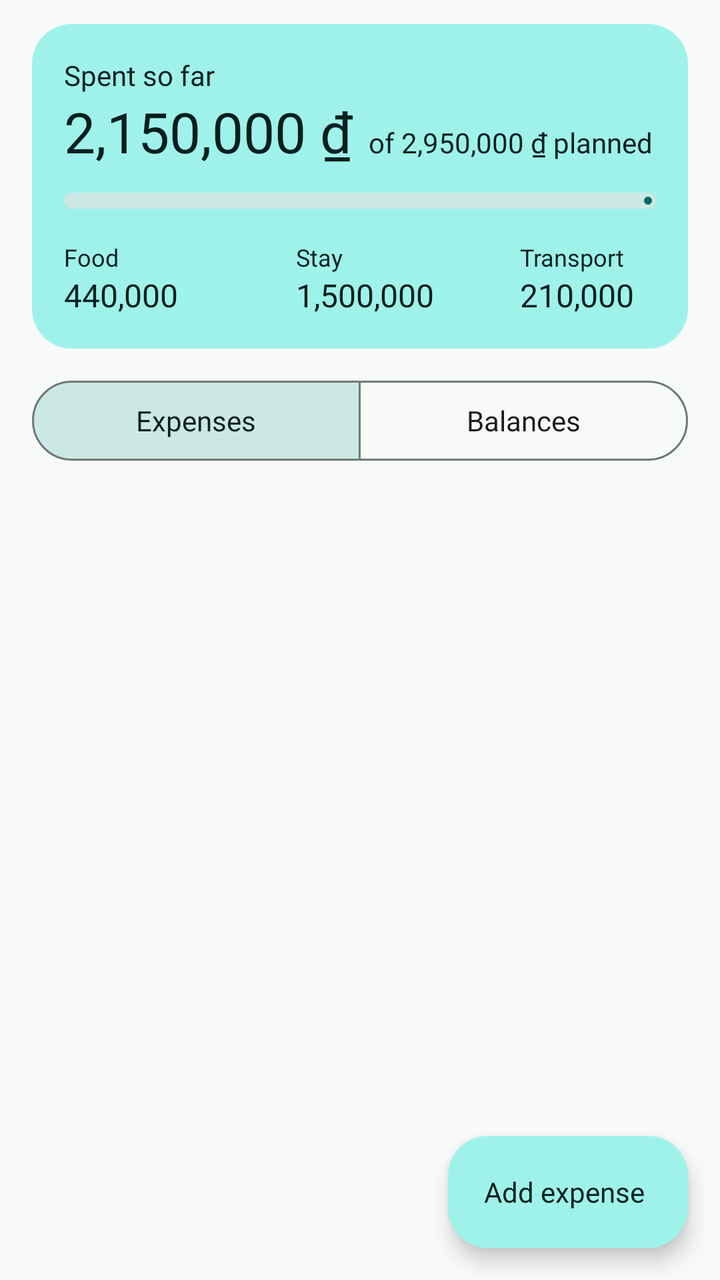
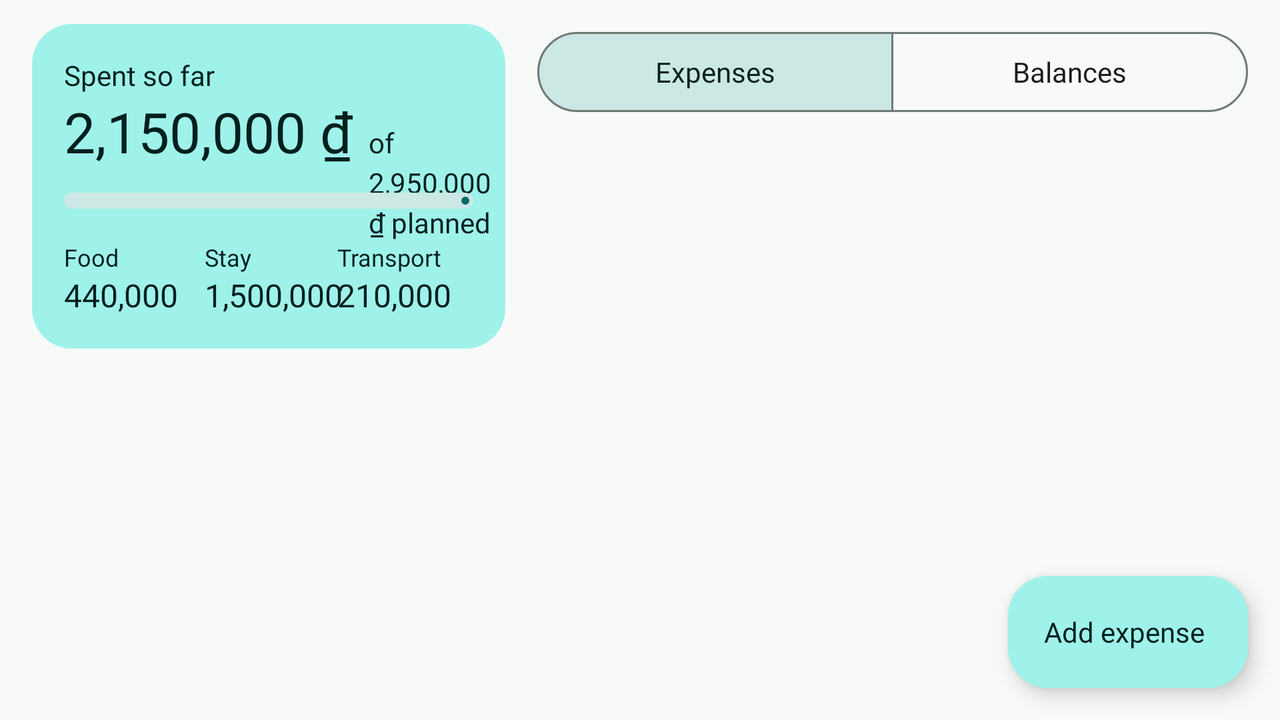

Two renders of one Android screen. The first uses the default layout on a phone; the second uses the alternative layout the repository ships for a different screen configuration, on a matching device. The two XML files are below.
<!-- AndroidManifest.xml: application theme Theme.TripPocket -->
<!-- res/layout/fragment_expenses.xml -->
<?xml version="1.0" encoding="utf-8"?>
<androidx.constraintlayout.widget.ConstraintLayout xmlns:android="http://schemas.android.com/apk/res/android"
    xmlns:app="http://schemas.android.com/apk/res-auto"
    xmlns:tools="http://schemas.android.com/tools"
    android:layout_width="match_parent"
    android:layout_height="match_parent"
    tools:context=".ui.expenses.ExpensesFragment">

    
    <View
        android:id="@+id/vSummaryPanel"
        android:layout_width="0dp"
        android:layout_height="0dp"
        android:layout_marginHorizontal="@dimen/screen_margin"
        android:layout_marginTop="@dimen/space_md"
        android:background="@drawable/bg_summary_panel"
        app:layout_constraintBottom_toBottomOf="@id/spaceSummaryBottom"
        app:layout_constraintEnd_toEndOf="parent"
        app:layout_constraintStart_toStartOf="parent"
        app:layout_constraintTop_toTopOf="parent"
        app:layout_constraintWidth_max="@dimen/content_max_width" />

    <TextView
        android:id="@+id/tvSpentLabel"
        android:layout_width="wrap_content"
        android:layout_height="wrap_content"
        android:layout_marginStart="@dimen/space_lg"
        android:layout_marginTop="@dimen/space_lg"
        android:text="@string/expenses_spent_label"
        android:textAppearance="@style/TextAppearance.TripPocket.Overline"
        android:textColor="?attr/colorOnPrimaryContainer"
        app:layout_constraintStart_toStartOf="@id/vSummaryPanel"
        app:layout_constraintTop_toTopOf="@id/vSummaryPanel" />

    <com.google.android.material.button.MaterialButton
        android:id="@+id/btnShare"
        style="?attr/materialIconButtonStyle"
        android:layout_width="wrap_content"
        android:layout_height="wrap_content"
        android:layout_marginTop="@dimen/space_xs"
        android:layout_marginEnd="@dimen/space_xs"
        android:contentDescription="@string/expenses_share"
        app:icon="@drawable/ic_share"
        app:iconTint="?attr/colorOnPrimaryContainer"
        app:layout_constraintEnd_toEndOf="@id/vSummaryPanel"
        app:layout_constraintTop_toTopOf="@id/vSummaryPanel" />

    
    <TextView
        android:id="@+id/tvSpentTotal"
        android:layout_width="wrap_content"
        android:layout_height="wrap_content"
        android:textAppearance="?attr/textAppearanceHeadlineMedium"
        android:textColor="?attr/colorOnPrimaryContainer"
        app:layout_constraintEnd_toStartOf="@id/tvPlanned"
        app:layout_constraintHorizontal_bias="0"
        app:layout_constraintHorizontal_chainStyle="packed"
        app:layout_constraintStart_toStartOf="@id/tvSpentLabel"
        app:layout_constraintTop_toBottomOf="@id/tvSpentLabel"
        tools:text="2,150,000 ₫" />

    <TextView
        android:id="@+id/tvPlanned"
        android:layout_width="wrap_content"
        android:layout_height="wrap_content"
        android:layout_marginStart="@dimen/space_sm"
        android:textAppearance="?attr/textAppearanceBodyMedium"
        android:textColor="?attr/colorOnPrimaryContainer"
        app:layout_constrainedWidth="true"
        app:layout_constraintBaseline_toBaselineOf="@id/tvSpentTotal"
        app:layout_constraintEnd_toEndOf="@id/btnShare"
        app:layout_constraintStart_toEndOf="@id/tvSpentTotal"
        tools:text="of 2,950,000 ₫ planned" />

    <com.google.android.material.progressindicator.LinearProgressIndicator
        android:id="@+id/progressBudget"
        android:layout_width="0dp"
        android:layout_height="wrap_content"
        android:layout_marginHorizontal="@dimen/space_lg"
        android:layout_marginTop="@dimen/space_md"
        android:max="100"
        app:layout_constraintEnd_toEndOf="@id/vSummaryPanel"
        app:layout_constraintStart_toStartOf="@id/vSummaryPanel"
        app:layout_constraintTop_toBottomOf="@id/tvSpentTotal"
        app:trackCornerRadius="4dp"
        app:trackThickness="8dp"
        tools:progress="73" />

    
    <TextView
        android:id="@+id/tvFoodLabel"
        android:layout_width="wrap_content"
        android:layout_height="wrap_content"
        android:layout_marginStart="@dimen/space_lg"
        android:layout_marginTop="@dimen/space_lg"
        android:text="@string/expenses_category_food"
        android:textAppearance="?attr/textAppearanceLabelMedium"
        android:textColor="?attr/colorOnPrimaryContainer"
        app:layout_constraintEnd_toStartOf="@id/tvStayLabel"
        app:layout_constraintHorizontal_chainStyle="spread_inside"
        app:layout_constraintStart_toStartOf="@id/vSummaryPanel"
        app:layout_constraintTop_toBottomOf="@id/progressBudget" />

    <TextView
        android:id="@+id/tvStayLabel"
        android:layout_width="wrap_content"
        android:layout_height="wrap_content"
        android:text="@string/expenses_category_stay"
        android:textAppearance="?attr/textAppearanceLabelMedium"
        android:textColor="?attr/colorOnPrimaryContainer"
        app:layout_constraintEnd_toStartOf="@id/tvTransportLabel"
        app:layout_constraintStart_toEndOf="@id/tvFoodLabel"
        app:layout_constraintTop_toTopOf="@id/tvFoodLabel" />

    <TextView
        android:id="@+id/tvTransportLabel"
        android:layout_width="wrap_content"
        android:layout_height="wrap_content"
        android:layout_marginEnd="@dimen/space_xxl"
        android:text="@string/expenses_category_transport"
        android:textAppearance="?attr/textAppearanceLabelMedium"
        android:textColor="?attr/colorOnPrimaryContainer"
        app:layout_constraintEnd_toEndOf="@id/vSummaryPanel"
        app:layout_constraintStart_toEndOf="@id/tvStayLabel"
        app:layout_constraintTop_toTopOf="@id/tvFoodLabel" />

    <TextView
        android:id="@+id/tvFoodValue"
        android:layout_width="wrap_content"
        android:layout_height="wrap_content"
        android:textAppearance="@style/TextAppearance.TripPocket.Money"
        android:textColor="?attr/colorOnPrimaryContainer"
        app:layout_constraintStart_toStartOf="@id/tvFoodLabel"
        app:layout_constraintTop_toBottomOf="@id/tvFoodLabel"
        tools:text="440,000" />

    <TextView
        android:id="@+id/tvStayValue"
        android:layout_width="wrap_content"
        android:layout_height="wrap_content"
        android:textAppearance="@style/TextAppearance.TripPocket.Money"
        android:textColor="?attr/colorOnPrimaryContainer"
        app:layout_constraintStart_toStartOf="@id/tvStayLabel"
        app:layout_constraintTop_toBottomOf="@id/tvStayLabel"
        tools:text="1,500,000" />

    <TextView
        android:id="@+id/tvTransportValue"
        android:layout_width="wrap_content"
        android:layout_height="wrap_content"
        android:textAppearance="@style/TextAppearance.TripPocket.Money"
        android:textColor="?attr/colorOnPrimaryContainer"
        app:layout_constraintStart_toStartOf="@id/tvTransportLabel"
        app:layout_constraintTop_toBottomOf="@id/tvTransportLabel"
        tools:text="210,000" />

    <Space
        android:id="@+id/spaceSummaryBottom"
        android:layout_width="0dp"
        android:layout_height="@dimen/space_lg"
        app:layout_constraintEnd_toEndOf="@id/vSummaryPanel"
        app:layout_constraintStart_toStartOf="@id/vSummaryPanel"
        app:layout_constraintTop_toBottomOf="@id/tvFoodValue" />

    
    <com.google.android.material.button.MaterialButtonToggleGroup
        android:id="@+id/toggleMode"
        android:layout_width="0dp"
        android:layout_height="wrap_content"
        android:layout_marginTop="@dimen/space_md"
        app:checkedButton="@id/btnModeExpenses"
        app:layout_constraintEnd_toEndOf="@id/vSummaryPanel"
        app:layout_constraintStart_toStartOf="@id/vSummaryPanel"
        app:layout_constraintTop_toBottomOf="@id/vSummaryPanel"
        app:selectionRequired="true"
        app:singleSelection="true">

        <com.google.android.material.button.MaterialButton
            android:id="@+id/btnModeExpenses"
            style="?attr/materialButtonOutlinedStyle"
            android:layout_width="0dp"
            android:layout_height="wrap_content"
            android:layout_weight="1"
            android:text="@string/expenses_tab_list" />

        <com.google.android.material.button.MaterialButton
            android:id="@+id/btnModeBalances"
            style="?attr/materialButtonOutlinedStyle"
            android:layout_width="0dp"
            android:layout_height="wrap_content"
            android:layout_weight="1"
            android:text="@string/expenses_tab_balances" />
    </com.google.android.material.button.MaterialButtonToggleGroup>

    <androidx.recyclerview.widget.RecyclerView
        android:id="@+id/rvExpenses"
        android:layout_width="0dp"
        android:layout_height="0dp"
        android:layout_marginTop="@dimen/space_sm"
        android:clipToPadding="false"
        android:paddingBottom="@dimen/fab_clearance"
        app:layout_constraintBottom_toBottomOf="parent"
        app:layout_constraintEnd_toEndOf="parent"
        app:layout_constraintStart_toStartOf="parent"
        app:layout_constraintTop_toBottomOf="@id/toggleMode"
        app:layout_constraintWidth_max="@dimen/content_max_width"
        tools:itemCount="4"
        tools:listitem="@layout/item_expense" />

    
    <TextView
        android:id="@+id/tvEmptyExpenses"
        android:layout_width="0dp"
        android:layout_height="wrap_content"
        android:layout_marginHorizontal="@dimen/space_xxl"
        android:gravity="center"
        android:text="@string/expenses_empty_body"
        android:textAppearance="?attr/textAppearanceBodyMedium"
        android:textColor="?attr/colorOnSurfaceVariant"
        android:visibility="gone"
        app:layout_constraintBottom_toBottomOf="parent"
        app:layout_constraintEnd_toEndOf="parent"
        app:layout_constraintStart_toStartOf="parent"
        app:layout_constraintTop_toBottomOf="@id/toggleMode" />

    <com.google.android.material.floatingactionbutton.ExtendedFloatingActionButton
        android:id="@+id/fabAddExpense"
        style="@style/Widget.Material3.ExtendedFloatingActionButton.Icon.Primary"
        android:layout_width="wrap_content"
        android:layout_height="wrap_content"
        android:layout_margin="@dimen/screen_margin"
        android:text="@string/expenses_add"
        app:icon="@drawable/ic_add"
        app:layout_constraintBottom_toBottomOf="parent"
        app:layout_constraintEnd_toEndOf="parent" />

</androidx.constraintlayout.widget.ConstraintLayout>
<!-- resources referenced by this layout -->
<resources>
  <dimen name="content_max_width">720dp</dimen>
  <dimen name="fab_clearance">88dp</dimen>
  <dimen name="screen_margin">16dp</dimen>
  <dimen name="space_lg">16dp</dimen>
  <dimen name="space_md">12dp</dimen>
  <dimen name="space_sm">8dp</dimen>
  <dimen name="space_xs">4dp</dimen>
  <dimen name="space_xxl">32dp</dimen>
  <string name="expenses_add">Add expense</string>
  <string name="expenses_category_food">Food</string>
  <string name="expenses_category_stay">Stay</string>
  <string name="expenses_category_transport">Transport</string>
  <string name="expenses_empty_body">Add the first cost and TripPocket will split it for you.</string>
  <string name="expenses_share">Share summary</string>
  <string name="expenses_spent_label">Spent so far</string>
  <string name="expenses_tab_balances">Balances</string>
  <string name="expenses_tab_list">Expenses</string>
  <style name="Theme.TripPocket" parent="Base.Theme.TripPocket" />
  <dimen name="card_corner_radius">20dp</dimen>
  <color name="md_primary">#006A65</color>
  <color name="md_on_primary">#FFFFFF</color>
  <color name="md_primary_container">#9FF2EA</color>
  <color name="md_on_primary_container">#00201E</color>
  <!-- from res/values-night/ (not used when drawing this layout) -->
  <color name="md_inverse_primary">#573AD6</color>
  <color name="md_secondary">#4A6360</color>
  <color name="md_on_secondary">#FFFFFF</color>
  <color name="md_secondary_container">#CCE8E4</color>
  <color name="md_on_secondary_container">#051F1D</color>
  <color name="md_tertiary">#8B5000</color>
  <color name="md_on_tertiary">#FFFFFF</color>
  <color name="md_tertiary_container">#FFDCBE</color>
  <color name="md_on_tertiary_container">#2C1600</color>
  <color name="md_error">#BA1A1A</color>
  <color name="md_on_error">#FFFFFF</color>
  <color name="md_error_container">#FFDAD6</color>
  <color name="md_on_error_container">#410002</color>
  <color name="md_background">#F7FAF8</color>
  <color name="md_on_background">#191C1C</color>
  <color name="md_surface">#F7FAF8</color>
  <color name="md_on_surface">#191C1C</color>
  <color name="md_surface_variant">#DAE5E2</color>
  <color name="md_on_surface_variant">#3F4947</color>
  <!-- from res/values-night/ (not used when drawing this layout) -->
  <color name="md_surface_container_lowest">#0E0A19</color>
  <color name="md_surface_container_low">#F1F4F2</color>
  <color name="md_surface_container">#EBEFEC</color>
  <color name="md_surface_container_high">#E5E9E7</color>
  <!-- from res/values-night/ (not used when drawing this layout) -->
  <color name="md_surface_container_highest">#39314F</color>
  <!-- from res/values-night/ (not used when drawing this layout) -->
  <color name="md_surface_bright">#403755</color>
  <!-- from res/values-night/ (not used when drawing this layout) -->
  <color name="md_surface_dim">#141023</color>
  <!-- from res/values-night/ (not used when drawing this layout) -->
  <color name="md_inverse_surface">#EEE8FA</color>
  <!-- from res/values-night/ (not used when drawing this layout) -->
  <color name="md_inverse_on_surface">#322C40</color>
  <color name="md_outline">#6F7977</color>
  <color name="md_outline_variant">#BEC9C6</color>
  <style name="ShapeAppearance.TripPocket.Corner8" parent="">
          <item name="cornerFamily">rounded</item>
          <item name="cornerSize">8dp</item>
      </style>
  <style name="ShapeAppearance.TripPocket.Corner28" parent="">
          <item name="cornerFamily">rounded</item>
          <item name="cornerSize">28dp</item>
      </style>
  <style name="Widget.TripPocket.Card" parent="Widget.Material3.CardView.Filled">
          <item name="cardBackgroundColor">@color/trip_card_surface</item>
      </style>
  <style name="ShapeAppearance.TripPocket.Pill" parent="">
          <item name="cornerFamily">rounded</item>
          <item name="cornerSize">50%</item>
      </style>
  <!-- from res/values-night/ (not used when drawing this layout) -->
  <color name="trip_card_surface">#1D182D</color>
  <!-- some entries are left out for length -->
</resources>
<!-- res/layout-land/fragment_expenses.xml (the repository's variant of the layout above) -->
<!-- drawn on the phone turned sideways -->
<?xml version="1.0" encoding="utf-8"?>
<androidx.constraintlayout.widget.ConstraintLayout xmlns:android="http://schemas.android.com/apk/res/android"
    xmlns:app="http://schemas.android.com/apk/res-auto"
    xmlns:tools="http://schemas.android.com/tools"
    android:layout_width="match_parent"
    android:layout_height="match_parent"
    tools:context=".ui.expenses.ExpensesFragment">

    <androidx.constraintlayout.widget.Guideline
        android:id="@+id/guideColumns"
        android:layout_width="wrap_content"
        android:layout_height="wrap_content"
        android:orientation="vertical"
        app:layout_constraintGuide_percent="0.42" />

    
    <View
        android:id="@+id/vSummaryPanel"
        android:layout_width="0dp"
        android:layout_height="0dp"
        android:layout_marginHorizontal="@dimen/screen_margin"
        android:layout_marginTop="@dimen/space_md"
        android:background="@drawable/bg_summary_panel"
        app:layout_constraintBottom_toBottomOf="@id/spaceSummaryBottom"
        app:layout_constraintEnd_toEndOf="@id/guideColumns"
        app:layout_constraintStart_toStartOf="parent"
        app:layout_constraintTop_toTopOf="parent" />

    <TextView
        android:id="@+id/tvSpentLabel"
        android:layout_width="wrap_content"
        android:layout_height="wrap_content"
        android:layout_marginStart="@dimen/space_lg"
        android:layout_marginTop="@dimen/space_lg"
        android:text="@string/expenses_spent_label"
        android:textAppearance="@style/TextAppearance.TripPocket.Overline"
        android:textColor="?attr/colorOnPrimaryContainer"
        app:layout_constraintStart_toStartOf="@id/vSummaryPanel"
        app:layout_constraintTop_toTopOf="@id/vSummaryPanel" />

    <com.google.android.material.button.MaterialButton
        android:id="@+id/btnShare"
        style="?attr/materialIconButtonStyle"
        android:layout_width="wrap_content"
        android:layout_height="wrap_content"
        android:layout_marginTop="@dimen/space_xs"
        android:layout_marginEnd="@dimen/space_xs"
        android:contentDescription="@string/expenses_share"
        app:icon="@drawable/ic_share"
        app:iconTint="?attr/colorOnPrimaryContainer"
        app:layout_constraintEnd_toEndOf="@id/vSummaryPanel"
        app:layout_constraintTop_toTopOf="@id/vSummaryPanel" />

    
    <TextView
        android:id="@+id/tvSpentTotal"
        android:layout_width="wrap_content"
        android:layout_height="wrap_content"
        android:textAppearance="?attr/textAppearanceHeadlineMedium"
        android:textColor="?attr/colorOnPrimaryContainer"
        app:layout_constraintEnd_toStartOf="@id/tvPlanned"
        app:layout_constraintHorizontal_bias="0"
        app:layout_constraintHorizontal_chainStyle="packed"
        app:layout_constraintStart_toStartOf="@id/tvSpentLabel"
        app:layout_constraintTop_toBottomOf="@id/tvSpentLabel"
        tools:text="2,150,000 ₫" />

    <TextView
        android:id="@+id/tvPlanned"
        android:layout_width="wrap_content"
        android:layout_height="wrap_content"
        android:layout_marginStart="@dimen/space_sm"
        android:textAppearance="?attr/textAppearanceBodyMedium"
        android:textColor="?attr/colorOnPrimaryContainer"
        app:layout_constrainedWidth="true"
        app:layout_constraintBaseline_toBaselineOf="@id/tvSpentTotal"
        app:layout_constraintEnd_toEndOf="@id/btnShare"
        app:layout_constraintStart_toEndOf="@id/tvSpentTotal"
        tools:text="of 2,950,000 ₫ planned" />

    <com.google.android.material.progressindicator.LinearProgressIndicator
        android:id="@+id/progressBudget"
        android:layout_width="0dp"
        android:layout_height="wrap_content"
        android:layout_marginHorizontal="@dimen/space_lg"
        android:layout_marginTop="@dimen/space_md"
        android:max="100"
        app:layout_constraintEnd_toEndOf="@id/vSummaryPanel"
        app:layout_constraintStart_toStartOf="@id/vSummaryPanel"
        app:layout_constraintTop_toBottomOf="@id/tvSpentTotal"
        app:trackCornerRadius="4dp"
        app:trackThickness="8dp"
        tools:progress="73" />

    
    <TextView
        android:id="@+id/tvFoodLabel"
        android:layout_width="wrap_content"
        android:layout_height="wrap_content"
        android:layout_marginStart="@dimen/space_lg"
        android:layout_marginTop="@dimen/space_lg"
        android:text="@string/expenses_category_food"
        android:textAppearance="?attr/textAppearanceLabelMedium"
        android:textColor="?attr/colorOnPrimaryContainer"
        app:layout_constraintEnd_toStartOf="@id/tvStayLabel"
        app:layout_constraintHorizontal_chainStyle="spread_inside"
        app:layout_constraintStart_toStartOf="@id/vSummaryPanel"
        app:layout_constraintTop_toBottomOf="@id/progressBudget" />

    <TextView
        android:id="@+id/tvStayLabel"
        android:layout_width="wrap_content"
        android:layout_height="wrap_content"
        android:text="@string/expenses_category_stay"
        android:textAppearance="?attr/textAppearanceLabelMedium"
        android:textColor="?attr/colorOnPrimaryContainer"
        app:layout_constraintEnd_toStartOf="@id/tvTransportLabel"
        app:layout_constraintStart_toEndOf="@id/tvFoodLabel"
        app:layout_constraintTop_toTopOf="@id/tvFoodLabel" />

    <TextView
        android:id="@+id/tvTransportLabel"
        android:layout_width="wrap_content"
        android:layout_height="wrap_content"
        android:layout_marginEnd="@dimen/space_xxl"
        android:text="@string/expenses_category_transport"
        android:textAppearance="?attr/textAppearanceLabelMedium"
        android:textColor="?attr/colorOnPrimaryContainer"
        app:layout_constraintEnd_toEndOf="@id/vSummaryPanel"
        app:layout_constraintStart_toEndOf="@id/tvStayLabel"
        app:layout_constraintTop_toTopOf="@id/tvFoodLabel" />

    <TextView
        android:id="@+id/tvFoodValue"
        android:layout_width="wrap_content"
        android:layout_height="wrap_content"
        android:textAppearance="@style/TextAppearance.TripPocket.Money"
        android:textColor="?attr/colorOnPrimaryContainer"
        app:layout_constraintStart_toStartOf="@id/tvFoodLabel"
        app:layout_constraintTop_toBottomOf="@id/tvFoodLabel"
        tools:text="440,000" />

    <TextView
        android:id="@+id/tvStayValue"
        android:layout_width="wrap_content"
        android:layout_height="wrap_content"
        android:textAppearance="@style/TextAppearance.TripPocket.Money"
        android:textColor="?attr/colorOnPrimaryContainer"
        app:layout_constraintStart_toStartOf="@id/tvStayLabel"
        app:layout_constraintTop_toBottomOf="@id/tvStayLabel"
        tools:text="1,500,000" />

    <TextView
        android:id="@+id/tvTransportValue"
        android:layout_width="wrap_content"
        android:layout_height="wrap_content"
        android:textAppearance="@style/TextAppearance.TripPocket.Money"
        android:textColor="?attr/colorOnPrimaryContainer"
        app:layout_constraintStart_toStartOf="@id/tvTransportLabel"
        app:layout_constraintTop_toBottomOf="@id/tvTransportLabel"
        tools:text="210,000" />

    <Space
        android:id="@+id/spaceSummaryBottom"
        android:layout_width="0dp"
        android:layout_height="@dimen/space_lg"
        app:layout_constraintEnd_toEndOf="@id/vSummaryPanel"
        app:layout_constraintStart_toStartOf="@id/vSummaryPanel"
        app:layout_constraintTop_toBottomOf="@id/tvFoodValue" />

    
    <com.google.android.material.button.MaterialButtonToggleGroup
        android:id="@+id/toggleMode"
        android:layout_width="0dp"
        android:layout_height="wrap_content"
        android:layout_marginTop="@dimen/space_md"
        android:layout_marginEnd="@dimen/screen_margin"
        app:checkedButton="@id/btnModeExpenses"
        app:layout_constraintEnd_toEndOf="parent"
        app:layout_constraintStart_toStartOf="@id/guideColumns"
        app:layout_constraintTop_toTopOf="parent"
        app:selectionRequired="true"
        app:singleSelection="true">

        <com.google.android.material.button.MaterialButton
            android:id="@+id/btnModeExpenses"
            style="?attr/materialButtonOutlinedStyle"
            android:layout_width="0dp"
            android:layout_height="wrap_content"
            android:layout_weight="1"
            android:text="@string/expenses_tab_list" />

        <com.google.android.material.button.MaterialButton
            android:id="@+id/btnModeBalances"
            style="?attr/materialButtonOutlinedStyle"
            android:layout_width="0dp"
            android:layout_height="wrap_content"
            android:layout_weight="1"
            android:text="@string/expenses_tab_balances" />
    </com.google.android.material.button.MaterialButtonToggleGroup>

    <androidx.recyclerview.widget.RecyclerView
        android:id="@+id/rvExpenses"
        android:layout_width="0dp"
        android:layout_height="0dp"
        android:layout_marginTop="@dimen/space_sm"
        android:clipToPadding="false"
        android:paddingBottom="@dimen/fab_clearance"
        app:layout_constraintBottom_toBottomOf="parent"
        app:layout_constraintEnd_toEndOf="parent"
        app:layout_constraintStart_toStartOf="@id/guideColumns"
        app:layout_constraintTop_toBottomOf="@id/toggleMode"
        tools:itemCount="4"
        tools:listitem="@layout/item_expense" />

    
    <TextView
        android:id="@+id/tvEmptyExpenses"
        android:layout_width="0dp"
        android:layout_height="wrap_content"
        android:layout_marginHorizontal="@dimen/space_xxl"
        android:gravity="center"
        android:text="@string/expenses_empty_body"
        android:textAppearance="?attr/textAppearanceBodyMedium"
        android:textColor="?attr/colorOnSurfaceVariant"
        android:visibility="gone"
        app:layout_constraintBottom_toBottomOf="parent"
        app:layout_constraintEnd_toEndOf="parent"
        app:layout_constraintStart_toStartOf="@id/guideColumns"
        app:layout_constraintTop_toBottomOf="@id/toggleMode" />

    <com.google.android.material.floatingactionbutton.ExtendedFloatingActionButton
        android:id="@+id/fabAddExpense"
        style="@style/Widget.Material3.ExtendedFloatingActionButton.Icon.Primary"
        android:layout_width="wrap_content"
        android:layout_height="wrap_content"
        android:layout_margin="@dimen/screen_margin"
        android:text="@string/expenses_add"
        app:icon="@drawable/ic_add"
        app:layout_constraintBottom_toBottomOf="parent"
        app:layout_constraintEnd_toEndOf="parent" />

</androidx.constraintlayout.widget.ConstraintLayout>
<!-- resources referenced by the variant -->
<!-- as the phone turned sideways resolves them -->
<resources>
  <dimen name="fab_clearance">88dp</dimen>
  <dimen name="screen_margin">16dp</dimen>
  <dimen name="space_lg">16dp</dimen>
  <dimen name="space_md">12dp</dimen>
  <dimen name="space_sm">8dp</dimen>
  <dimen name="space_xs">4dp</dimen>
  <dimen name="space_xxl">32dp</dimen>
  <string name="expenses_add">Add expense</string>
  <string name="expenses_category_food">Food</string>
  <string name="expenses_category_stay">Stay</string>
  <string name="expenses_category_transport">Transport</string>
  <string name="expenses_empty_body">Add the first cost and TripPocket will split it for you.</string>
  <string name="expenses_share">Share summary</string>
  <string name="expenses_spent_label">Spent so far</string>
  <string name="expenses_tab_balances">Balances</string>
  <string name="expenses_tab_list">Expenses</string>
  <style name="Theme.TripPocket" parent="Base.Theme.TripPocket" />
  <dimen name="card_corner_radius">20dp</dimen>
  <color name="md_primary">#006A65</color>
  <color name="md_on_primary">#FFFFFF</color>
  <color name="md_primary_container">#9FF2EA</color>
  <color name="md_on_primary_container">#00201E</color>
  <!-- from res/values-night/ (not used when drawing this layout) -->
  <color name="md_inverse_primary">#573AD6</color>
  <color name="md_secondary">#4A6360</color>
  <color name="md_on_secondary">#FFFFFF</color>
  <color name="md_secondary_container">#CCE8E4</color>
  <color name="md_on_secondary_container">#051F1D</color>
  <color name="md_tertiary">#8B5000</color>
  <color name="md_on_tertiary">#FFFFFF</color>
  <color name="md_tertiary_container">#FFDCBE</color>
  <color name="md_on_tertiary_container">#2C1600</color>
  <color name="md_error">#BA1A1A</color>
  <color name="md_on_error">#FFFFFF</color>
  <color name="md_error_container">#FFDAD6</color>
  <color name="md_on_error_container">#410002</color>
  <color name="md_background">#F7FAF8</color>
  <color name="md_on_background">#191C1C</color>
  <color name="md_surface">#F7FAF8</color>
  <color name="md_on_surface">#191C1C</color>
  <color name="md_surface_variant">#DAE5E2</color>
  <color name="md_on_surface_variant">#3F4947</color>
  <!-- from res/values-night/ (not used when drawing this layout) -->
  <color name="md_surface_container_lowest">#0E0A19</color>
  <color name="md_surface_container_low">#F1F4F2</color>
  <color name="md_surface_container">#EBEFEC</color>
  <color name="md_surface_container_high">#E5E9E7</color>
  <!-- from res/values-night/ (not used when drawing this layout) -->
  <color name="md_surface_container_highest">#39314F</color>
  <!-- from res/values-night/ (not used when drawing this layout) -->
  <color name="md_surface_bright">#403755</color>
  <!-- from res/values-night/ (not used when drawing this layout) -->
  <color name="md_surface_dim">#141023</color>
  <!-- from res/values-night/ (not used when drawing this layout) -->
  <color name="md_inverse_surface">#EEE8FA</color>
  <!-- from res/values-night/ (not used when drawing this layout) -->
  <color name="md_inverse_on_surface">#322C40</color>
  <color name="md_outline">#6F7977</color>
  <color name="md_outline_variant">#BEC9C6</color>
  <style name="ShapeAppearance.TripPocket.Corner8" parent="">
          <item name="cornerFamily">rounded</item>
          <item name="cornerSize">8dp</item>
      </style>
  <style name="ShapeAppearance.TripPocket.Corner28" parent="">
          <item name="cornerFamily">rounded</item>
          <item name="cornerSize">28dp</item>
      </style>
  <style name="Widget.TripPocket.Card" parent="Widget.Material3.CardView.Filled">
          <item name="cardBackgroundColor">@color/trip_card_surface</item>
      </style>
  <style name="ShapeAppearance.TripPocket.Pill" parent="">
          <item name="cornerFamily">rounded</item>
          <item name="cornerSize">50%</item>
      </style>
  <!-- from res/values-night/ (not used when drawing this layout) -->
  <color name="trip_card_surface">#1D182D</color>
  <!-- some entries are left out for length -->
</resources>
